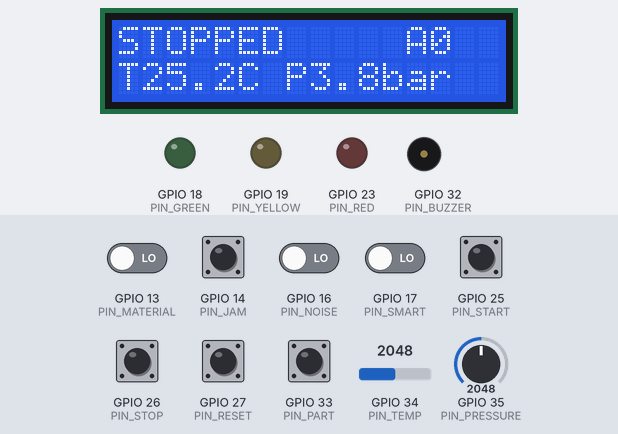
Bench run of a sketch on a simulated ESP32. Shown: 16×2 character LCD, output pins drawn as LEDs (lit = HIGH), buzzer (waves = sounding). Dashed ring = blinking. The inputs (shaded band) are chosen by the test bench; at power-on: GPIO 14 (PIN_JAM), GPIO 25 (PIN_START), GPIO 26 (PIN_STOP), GPIO 27 (PIN_RESET), GPIO 33 (PIN_PART) HIGH, GPIO 13 (PIN_MATERIAL), GPIO 16 (PIN_NOISE), GPIO 17 (PIN_SMART) LOW, GPIO 34 (PIN_TEMP) = 2048, GPIO 35 (PIN_PRESSURE) = 2048 (analog values on the 0–4095 scale). What the sketch prints to the serial monitor is not drawn.

Above: at 1.2 s.
1.3 s: GPIO 34 (PIN_TEMP) set to 491
At 2.32 s:
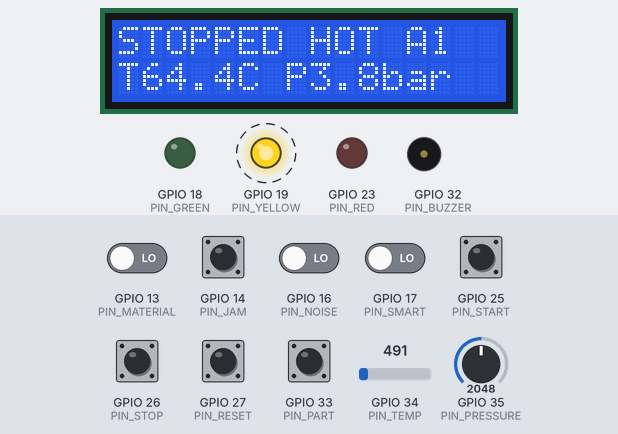
3.6 s: GPIO 35 (PIN_PRESSURE) set to 791
At 4.27 s:
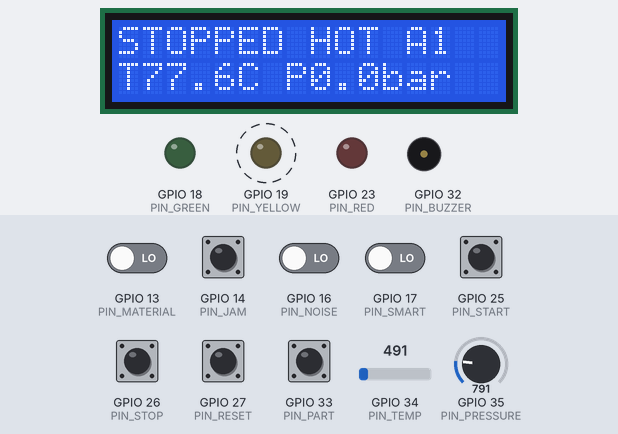
5.5 s: GPIO 35 (PIN_PRESSURE) set to 692
At 5.92 s:
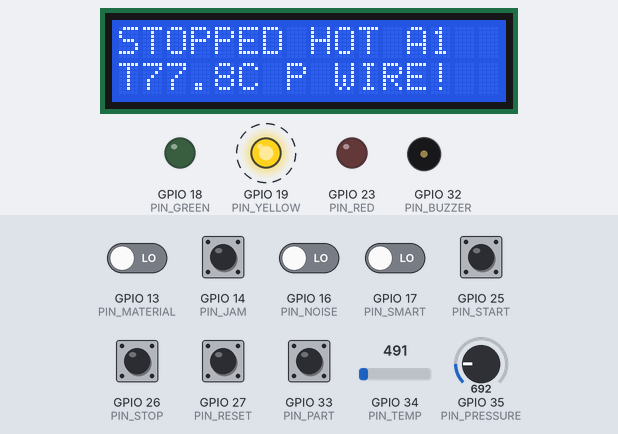
7.5 s: GPIO 34 (PIN_TEMP) set to 1228
At 8.9 s:
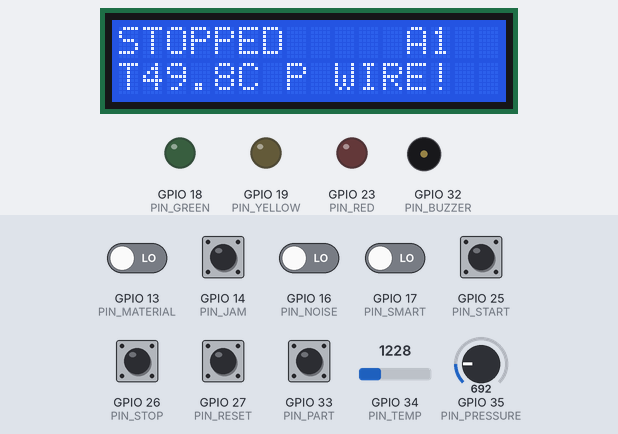
10.5 s: GPIO 34 (PIN_TEMP) set to 10
At 11.7 s:
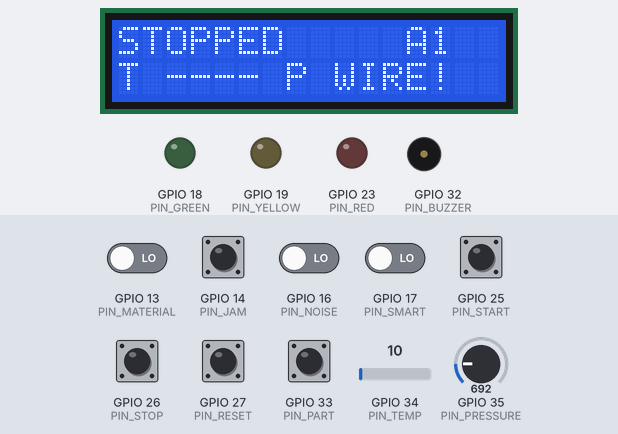
12.1 s: GPIO 35 (PIN_PRESSURE) set to 2866
At 13.7 s:
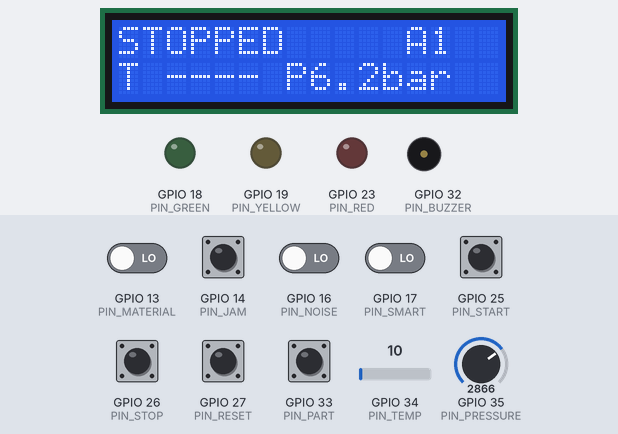
Timing chart, 0 to 15.1 s (numbered marks = the images above; inputs shaded):
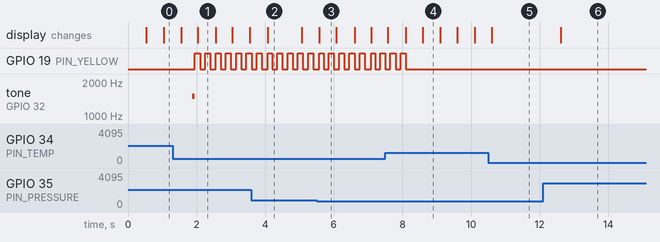

Measured:
- the behaviour switches between 738 and 737 on GPIO 35 (PIN_PRESSURE) (found by bisection; images 2 and 3)
- after the input at 1.3 s, GPIO 19 (PIN_YELLOW): alternates HIGH for 0.15 s and LOW for 0.15 s, starting after 0.65 s; tone on GPIO 32 (PIN_BUZZER): silent → 1500 Hz after 0.57 s, → silent 0.06 s later; the display: first changes after 0.25 s (image 1 shows a later state)
- after the input at 5.5 s, the display: changes after 0.08 s (image 3)
- after the input at 7.5 s, GPIO 19 (PIN_YELLOW): goes on until 8.1 s, then stays LOW
- after the input at 10.5 s, the display: changes after 0.10 s (image 5)
- after the input at 12.1 s, the display: changes after 0.52 s (image 6)
- what the display in image 1 shows lasts 0.6 s, from 2.0 s to 2.6 s

The sketch:

sketch.ino
```cpp
// ChinarSoft — Industrial ESP32 with Wokwi, Episode 3 — HOMEWORK SOLUTION
// Low air pressure interlock: below 4.0 bar for 2 s -> IDLE (reason 8, low air).
// Back to RUNNING only above 4.5 bar (hysteresis) and with material present.
// Reason 8 is our own code - the ChinarSoft Virtual Machine list stops at 7.
// Sensors that matter: motor temperature (NTC) and air pressure (4-20 mA)
//
// Same machine as Episodes 1-2 (andon, START / STOP / RESET / JAM, material, PART counter)
// plus two analog sensors:
//   NTC on GPIO 34    -> motor temperature. Warning (HOT) with hysteresis, trip at 75 C.
//   4-20 mA on GPIO 35 -> air pressure 0-10 bar. In Wokwi a potentiometer stands in for
//                        the transmitter: 0-3.3 V = the voltage across a 165 ohm shunt
//                        (4 mA = 0.66 V, 20 mA = 3.30 V). Below 3.6 mA = broken wire.
// Two slide switches let you see the problem and the fix:
//   NOISE  (GPIO 16): adds +/-2 C of electrical noise, like a VFD next to the cable
//   SMART  (GPIO 17): ON = filter + hysteresis, OFF = naive "temp >= 60" alarm
//
// State codes = ChinarSoft Virtual Machine HR0: 0 STOPPED, 1 RUNNING, 2 IDLE, 3 FAULT
// Reasons     = HR1: 0 none, 1 material shortage, 2 jam, 3 motor overload, 4 sensor fault

#include <Wire.h>
#include <LiquidCrystal_I2C.h>
#include <math.h>

// ---------- pins ----------
const int PIN_START    = 25;
const int PIN_STOP     = 26;
const int PIN_RESET    = 27;
const int PIN_JAM      = 14;
const int PIN_MATERIAL = 13;  // slide switch: connected to GND = material present
const int PIN_PART     = 33;  // part sensor (push button "PART", key P)
const int PIN_TEMP     = 34;  // NTC, ADC1 (ADC2 pins stop working once WiFi is on)
const int PIN_PRESSURE = 35;  // 4-20 mA across 165 ohm, ADC1
const int PIN_NOISE    = 16;  // slide switch: GND = inject noise
const int PIN_SMART    = 17;  // slide switch: GND = filter + hysteresis ON

const int PIN_GREEN  = 18;
const int PIN_YELLOW = 19;
const int PIN_RED    = 23;
const int PIN_BUZZER = 32;

LiquidCrystal_I2C lcd(0x27, 16, 2);

// ---------- limits ----------
const float TEMP_WARN_ON  = 60.0;  // HOT warning switches on at 60 C ...
const float TEMP_WARN_OFF = 55.0;  // ... and off only below 55 C (hysteresis)
const float TEMP_TRIP     = 75.0;  // motor overload trip, needs RESET
const float TEMP_RESET_OK = 70.0;  // RESET refused while hotter than this
const float MA_MIN        = 3.6;   // NAMUR NE 43: below 3.6 mA = wire break
const float MA_MAX        = 21.0;  //               above 21 mA = short / failure
const float BAR_FULL      = 10.0;  // 4 mA = 0 bar, 20 mA = 10 bar
const float SHUNT_OHM     = 165.0;
const float FILTER_ALPHA  = 0.1;   // new = old + 0.1 * (raw - old), every 50 ms
const float AIR_LOW_BAR   = 4.0;   // homework: below this ...
const unsigned long AIR_LOW_MS = 2000;  // ... for this long -> IDLE
const float AIR_OK_BAR    = 4.5;   // back to RUNNING only above this

// ---------- states ----------
enum State { STOPPED = 0, RUNNING = 1, IDLE = 2, FAULT = 3 };
enum Reason { NONE = 0, MATERIAL_SHORTAGE = 1, JAM = 2, MOTOR_OVERLOAD = 3, SENSOR_FAULT = 4, LOW_AIR = 8 };

const char* STATE_NAMES[]  = { "STOPPED", "RUNNING", "IDLE", "FAULT" };
const char* REASON_NAMES[] = { "-", "material", "jam", "motor overtemp", "sensor fault", "", "", "", "low air" };
const char* REASON_SHORT[] = { "    ", " MAT", " JAM", " OVT", " SNS", "", "", "", " AIR" };

State  state  = STOPPED;
Reason reason = NONE;
unsigned long stateSince = 0;

// ---------- buttons with a simple debounce (Episode 1) ----------
struct Button {
  int pin;
  bool stable;
  bool lastRead;
  unsigned long changedAt;
};

Button btnStart = { PIN_START, true, true, 0 };
Button btnStop  = { PIN_STOP,  true, true, 0 };
Button btnReset = { PIN_RESET, true, true, 0 };
Button btnJam   = { PIN_JAM,   true, true, 0 };

// ---------- sensor values ----------
float tempRaw = 25.0;      // what the ADC says right now (noise included)
float tempC = 25.0;        // what the machine decides with
float mA = 12.0;           // loop current
float bar = 5.0;           // scaled pressure
bool tempBroken = false;   // NTC open / shorted
bool loopBroken = false;   // 4-20 mA out of range
bool hot = false;          // HOT warning
uint32_t alarmCount = 0;   // how many times HOT switched on
unsigned long chirpUntil = 0;
bool lowAir = false;       // homework: air pressure interlock active
unsigned long airLowSince = 0;  // 0 = pressure is not below 4.0 bar

bool pressed(Button& b) {
  bool now = digitalRead(b.pin);
  if (now != b.lastRead) {
    b.lastRead = now;
    b.changedAt = millis();
  }
  if (millis() - b.changedAt > 30 && now != b.stable) {
    b.stable = now;
    return b.stable == LOW;
  }
  return false;
}

bool materialPresent() { return digitalRead(PIN_MATERIAL) == LOW; }
bool smartMode()       { return digitalRead(PIN_SMART) == LOW; }
bool sensorFault()     { return tempBroken || loopBroken; }

// ---------- part counting (Episode 2) ----------
const unsigned long QUIET_US = 20000;
volatile uint32_t rawEdges = 0;
volatile unsigned long lastEdgeUs = 0;

void IRAM_ATTR onPartChange() {
  if (digitalRead(PIN_PART) == LOW) rawEdges++;
  lastEdgeUs = micros();
}

bool partStable = HIGH;
uint32_t goodCount = 0;
unsigned long lastPartMs = 0;
unsigned int cycleDs = 0;

void setState(State s, Reason r) {
  if (s == state && r == reason) return;
  if (s != RUNNING) lastPartMs = 0;
  state = s;
  reason = r;
  stateSince = millis();
  Serial.print("-> ");
  Serial.print(STATE_NAMES[state]);
  if (reason != NONE) {
    Serial.print(" (");
    Serial.print(REASON_NAMES[reason]);
    Serial.print(")");
  }
  Serial.println();
}

// ---------- read the sensors every 50 ms ----------
uint32_t noiseSeed = 12345;
float noise1C() {                     // pseudo-random -1.0 .. +1.0 C
  noiseSeed = noiseSeed * 1103515245UL + 12345UL;
  return ((noiseSeed >> 16) % 201) / 100.0 - 1.0;
}
float noise2C() { return noise1C() + noise1C(); }   // -2 .. +2 C, mostly near 0

unsigned long lastSample = 0;

void readSensors() {
  if (millis() - lastSample < 50) return;
  lastSample = millis();

  // NTC: 10k thermistor + 10k resistor, beta 3950 (Wokwi part)
  int t = analogRead(PIN_TEMP);
  tempBroken = (t < 20 || t > 4075);  // open or shorted thermistor
  if (!tempBroken) {
    const float BETA = 3950;
    tempRaw = 1 / (log(1 / (4095. / t - 1)) / BETA + 1.0 / 298.15) - 273.15;
    if (digitalRead(PIN_NOISE) == LOW) tempRaw += noise2C();
  }

  // 4-20 mA: volts across the shunt -> milliamps -> bar
  int p = analogRead(PIN_PRESSURE);
  float volts = p * 3.3 / 4095.0;
  mA = volts / SHUNT_OHM * 1000.0;
  loopBroken = (mA < MA_MIN || mA > MA_MAX);
  bar = (mA - 4.0) * BAR_FULL / 16.0;
  if (bar < 0) bar = 0;

  // homework: low air = below 4.0 bar for 2 s, cleared only above 4.5 bar
  if (!loopBroken && bar < AIR_LOW_BAR) {
    if (airLowSince == 0) airLowSince = millis();
    if (!lowAir && millis() - airLowSince >= AIR_LOW_MS) {
      lowAir = true;
      Serial.println("LOW AIR: below 4.0 bar for 2 s");
    }
  } else {
    airLowSince = 0;
  }
  if (lowAir && !loopBroken && bar > AIR_OK_BAR) {
    lowAir = false;
    Serial.println("air OK: above 4.5 bar");
  }

  // decide
  bool wasHot = hot;
  if (smartMode()) {
    tempC += FILTER_ALPHA * (tempRaw - tempC);         // low-pass filter
    if (!hot && tempC >= TEMP_WARN_ON) hot = true;     // hysteresis:
    if (hot && tempC < TEMP_WARN_OFF) hot = false;     // two thresholds
  } else {
    tempC = tempRaw;                                    // believe every sample
    hot = tempC >= TEMP_WARN_ON;                        // one threshold
  }
  if (hot && !wasHot) {
    alarmCount++;
    chirpUntil = millis() + 60;
    Serial.print("HOT alarm #");
    Serial.println(alarmCount);
  }
}

void updateStateMachine() {
  bool start = pressed(btnStart);
  bool stop  = pressed(btnStop);
  bool reset = pressed(btnReset);
  bool jam   = pressed(btnJam);
  bool material = materialPresent();

  // protections first: a broken sensor or a hot motor beats any button
  if (state == RUNNING || state == IDLE) {
    if (sensorFault())          { setState(FAULT, SENSOR_FAULT);   return; }
    if (tempC >= TEMP_TRIP)     { setState(FAULT, MOTOR_OVERLOAD); return; }
  }

  switch (state) {
    case STOPPED:
      if (start) {
        if (sensorFault())   Serial.println("start refused: sensor fault");
        else if (tempC >= TEMP_RESET_OK) Serial.println("start refused: motor too hot");
        else if (!material) setState(IDLE, MATERIAL_SHORTAGE);
        else if (lowAir)    setState(IDLE, LOW_AIR);
        else                setState(RUNNING, NONE);
      }
      break;
    case RUNNING:
      if (stop)           setState(STOPPED, NONE);
      else if (jam)       setState(FAULT, JAM);
      else if (!material) setState(IDLE, MATERIAL_SHORTAGE);
      else if (lowAir)    setState(IDLE, LOW_AIR);
      break;
    case IDLE:
      if (stop)           setState(STOPPED, NONE);
      else if (!material) setState(IDLE, MATERIAL_SHORTAGE);
      else if (lowAir)    setState(IDLE, LOW_AIR);
      else                setState(RUNNING, NONE);
      break;
    case FAULT:
      if (reset) {
        if (sensorFault())               Serial.println("reset refused: sensor fault");
        else if (tempC >= TEMP_RESET_OK) Serial.println("reset refused: motor too hot");
        else setState(STOPPED, NONE);
      }
      break;
  }
}

// ---------- count parts (Episode 2) ----------
void updateCounter() {
  if (micros() - lastEdgeUs < QUIET_US) return;
  bool level = digitalRead(PIN_PART);
  if (level == partStable) return;
  partStable = level;
  if (level == LOW && state == RUNNING) {
    unsigned long now = millis();
    if (lastPartMs != 0) cycleDs = (now - lastPartMs + 50) / 100;
    lastPartMs = now;
    goodCount++;
  }
}

// ---------- outputs ----------
void updateAndon() {
  unsigned long now = millis();
  bool blink = (now / 400) % 2;
  bool fast  = (now / 150) % 2;
  digitalWrite(PIN_GREEN,  state == RUNNING);
  digitalWrite(PIN_YELLOW, state == IDLE || (hot && state != FAULT && fast));
  digitalWrite(PIN_RED,    state == FAULT && blink);

  // buzzer: fault beeps, a new HOT alarm chirps once
  static int buzzing = 0;
  int want = 0;
  if (state == FAULT && blink) want = 880;
  else if (now < chirpUntil)   want = 1500;
  if (want != buzzing) {
    buzzing = want;
    if (buzzing) tone(PIN_BUZZER, buzzing);
    else noTone(PIN_BUZZER);
  }
}

void print1(float v) {               // one decimal, works on LCD and Serial
  int x = (int)(v * 10 + (v < 0 ? -0.5 : 0.5));
  if (x < 0) { lcd.print("-"); x = -x; }
  lcd.print(x / 10);
  lcd.print(".");
  lcd.print(x % 10);
}

void serial1(float v) {
  int x = (int)(v * 10 + (v < 0 ? -0.5 : 0.5));
  if (x < 0) { Serial.print("-"); x = -x; }
  Serial.print(x / 10);
  Serial.print(".");
  Serial.print(x % 10);
}

unsigned long lastReport = 0;

void report() {
  if (millis() - lastReport < 500) return;
  lastReport = millis();

  // LCD line 1: state + alarm count, line 2: temperature + pressure
  lcd.setCursor(0, 0);
  lcd.print(STATE_NAMES[state]);
  if (state == FAULT || state == IDLE) lcd.print(REASON_SHORT[reason]);
  else lcd.print(hot ? " HOT" : "    ");
  lcd.print(" ");
  lcd.print("A");
  lcd.print(alarmCount);
  lcd.print("   ");
  lcd.setCursor(0, 1);
  if (tempBroken) lcd.print("T ---- ");
  else { lcd.print("T"); print1(tempC); lcd.print("C "); }
  if (loopBroken) lcd.print("P WIRE!  ");
  else { lcd.print("P"); print1(bar); lcd.print("bar   "); }

  Serial.print("{\"state\":");
  Serial.print(state);
  Serial.print(",\"reason\":");
  Serial.print(reason);
  Serial.print(",\"temp_c\":");
  serial1(tempC);
  Serial.print(",\"hot\":");
  Serial.print(hot ? 1 : 0);
  Serial.print(",\"alarms\":");
  Serial.print(alarmCount);
  Serial.print(",\"ma\":");
  serial1(mA);
  Serial.print(",\"bar\":");
  serial1(bar);
  Serial.print(",\"low_air\":");
  Serial.print(lowAir ? 1 : 0);
  Serial.print(",\"good\":");
  Serial.print(goodCount);
  Serial.println("}");
}

void setup() {
  Serial.begin(115200);

  pinMode(PIN_START, INPUT_PULLUP);
  pinMode(PIN_STOP, INPUT_PULLUP);
  pinMode(PIN_RESET, INPUT_PULLUP);
  pinMode(PIN_JAM, INPUT_PULLUP);
  pinMode(PIN_MATERIAL, INPUT_PULLUP);
  pinMode(PIN_PART, INPUT_PULLUP);
  pinMode(PIN_NOISE, INPUT_PULLUP);
  pinMode(PIN_SMART, INPUT_PULLUP);
  attachInterrupt(digitalPinToInterrupt(PIN_PART), onPartChange, CHANGE);

  pinMode(PIN_GREEN, OUTPUT);
  pinMode(PIN_YELLOW, OUTPUT);
  pinMode(PIN_RED, OUTPUT);
  pinMode(PIN_BUZZER, OUTPUT);

  analogReadResolution(12);
  lcd.init();
  lcd.backlight();

  // start the filter at the real value, not at 25 C
  lastSample = millis() - 1000;
  readSensors();
  tempC = tempRaw;
  hot = false;
  alarmCount = 0;

  Serial.println("ChinarSoft machine ready. Drag the NTC and the pressure knob, press START.");
  stateSince = millis();
}

void loop() {
  readSensors();
  updateStateMachine();
  updateCounter();
  updateAndon();
  report();
  delay(5);
}
```
